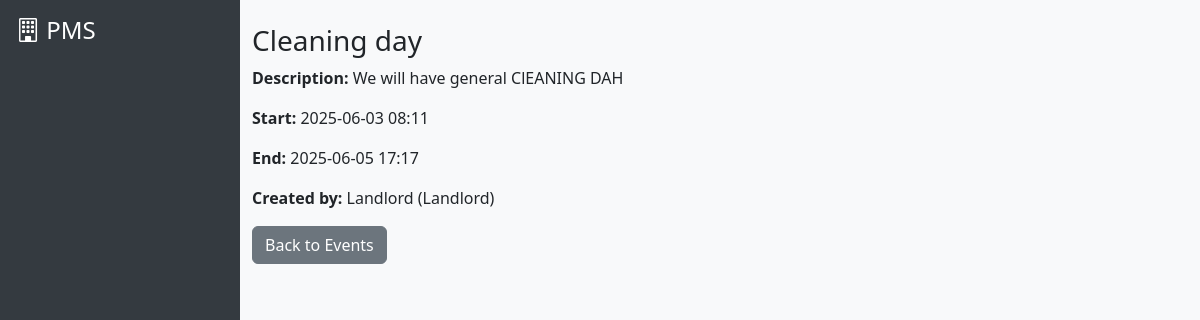
Screenshot of /calendar/2/ (signed in) with the database file from the repository.
### calendarapp/models.py (models this page shows, shortened)
class Event(models.Model):
    title = models.CharField(max_length=200)
    description = models.TextField(blank=True)
    start_time = models.DateTimeField()
    end_time = models.DateTimeField()
    created_by = models.ForeignKey(get_user_model(), on_delete=models.CASCADE)
    created_at = models.DateTimeField(auto_now_add=True)
    property = models.ForeignKey(Building, on_delete=models.CASCADE, related_name='events', null=True, blank=True)

### accounts/models.py (models this page shows)
class User(AbstractUser):
    ROLE_CHOICES = [
        ('landlord', 'Landlord'),
        ('tenant', 'Tenant'),
        ('agent', 'Agent'),
        ('caretaker', 'Caretaker'),
    ]
    role = models.CharField(max_length=20, choices=ROLE_CHOICES)
    full_name = models.CharField(max_length=100, blank=True, null=True)
    phone_number = models.CharField(max_length=20, blank=True, null=True)
    national_id = models.CharField(max_length=30, blank=True, null=True)
    company_name = models.CharField(max_length=100, blank=True, null=True)
    agency_name = models.CharField(max_length=100, blank=True, null=True)
    emergency_contact_name = models.CharField(max_length=100, blank=True, null=True)
    emergency_contact_phone = models.CharField(max_length=20, blank=True, null=True)
    assigned_property = models.CharField(max_length=100, blank=True, null=True)
    def __str__(self):
        return f"{self.username} ({self.get_role_display()})"

### calendarapp/views.py (the view)
# urls.py: path('<int:pk>/', views.event_detail, name='event_detail'),
@login_required
def event_detail(request, pk):
    event = get_object_or_404(Event, pk=pk)
    return render(request, "calendarapp/event_detail.html", {"event": event})

### templates/calendarapp/event_detail.html
{% extends "base.html" %}
{% block content %}
<div class="container mt-4">
    <h3>{{ event.title }}</h3>
    <p><strong>Description:</strong> {{ event.description }}</p>
    <p><strong>Start:</strong> {{ event.start_time|date:"Y-m-d H:i" }}</p>
    <p><strong>End:</strong> {{ event.end_time|date:"Y-m-d H:i" }}</p>
    <p><strong>Created by:</strong> {{ event.created_by }}</p>
    <a href="{% url 'event_list' %}" class="btn btn-secondary">Back to Events</a>
</div>
{% endblock %}

### templates/base.html (style rules this page uses)
body { background: #f8f9fa; transition: background 0.3s, color 0.3s; }

### rows the page displays
Event: title "Cleaning day", description "We will have general ClEANING DAH", start_time "2025-06-03 08:11", end_time "2025-06-05 17:17", created_by "Landlord (Landlord)"
